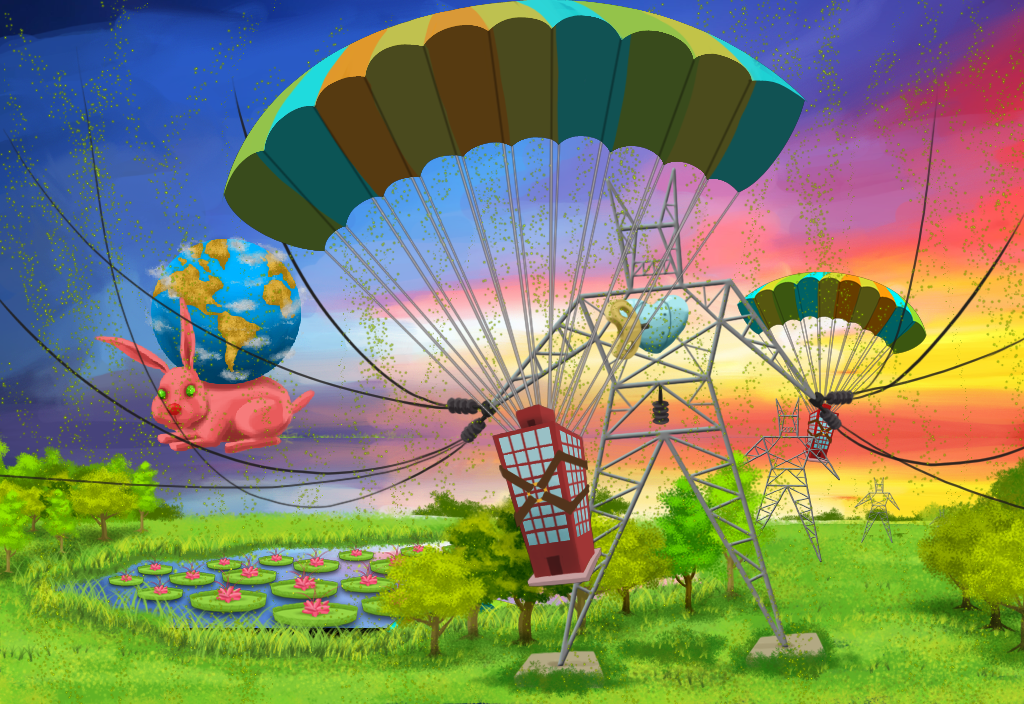

The image is a tile-based game level rendered from a .tmx file. Its description and source (layers, tilesets, objects; grid data summarised) follow:
An orthogonal 16x11 tile map with 64x64 px tiles, 1 tile layer (site), 5 image layers and 7 objects (2x caña, Warp, CollisionBound, Pombero, CameraBound, ...).

<map version="1.0" orientation="orthogonal" width="16" height="11" tilewidth="64" tileheight="64">
 <tileset firstgid="1" name="mundo loco2" tilewidth="64" tileheight="64">
  <image source="mundo loco2.png" width="1024" height="1024" />
 </tileset>
 <imagelayer name="Scroll 5" width="16" height="11">
  <image source="mundo loco2 fondo.png" />
  <properties>
   <property name="depth" value="5" />
   <property name="speed" value="0" />
  </properties>
 </imagelayer>
 <imagelayer name="Scroll 4" width="16" height="11">
  <image source="mundo loco2 s2.png" />
  <properties>
   <property name="depth" value="4" />
   <property name="speed" value="0, 0.05" />
  </properties>
 </imagelayer>
 <imagelayer name="Scroll 3" width="16" height="11">
  <image source="mundo loco2 medio.png" />
  <properties>
   <property name="depth" value="2" />
   <property name="speed" value="-0.001, 0" />
  </properties>
 </imagelayer>
 <imagelayer name="Scroll 2" width="16" height="11">
  <image source="mundo loco2 s1.png" />
  <properties>
   <property name="depth" value="2" />
   <property name="speed" value="0, 0.05" />
  </properties>
 </imagelayer>
 <layer name="site" width="16" height="11">
  <properties>
   <property name="Depth" value="1" />
  </properties>
  <data>[176 cells, 176 non-empty, 176 distinct tile ids]</data>
 </layer>
 <objectgroup name="Objects" width="16" height="11">
  <object name="Salida" type="Warp" x="993" y="395" width="64" height="320">
   <properties>
    <property name="Target" value="Exit" />
   </properties>
  </object>
  <object type="CollisionBound" x="-36" y="686" width="1110" height="70" />
  <object type="Pombero" x="0" y="512" width="64" height="64" />
  <object type="CameraBound" x="0" y="0" width="960" height="704">
   <properties>
    <property name="zoom" value="5" />
   </properties>
  </object>
  <object type="FruitPack" x="960" y="576" width="64" height="64" />
  <object type="caña" x="960" y="512" width="64" height="64" />
  <object type="caña" x="960" y="512" width="64" height="64" />
 </objectgroup>
 <imagelayer name="Scroll 1" width="16" height="11">
  <image source="mundo loco2 s0.png" />
  <properties>
   <property name="size" value="original" />
   <property name="speed" value="0, 0.1" />
  </properties>
 </imagelayer>
</map>
